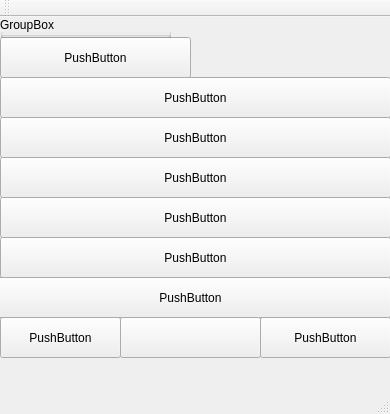
<?xml version="1.0" encoding="UTF-8"?>
<ui version="4.0">
 <class>MainWindow</class>
 <widget class="QMainWindow" name="MainWindow">
  <property name="geometry">
   <rect>
    <x>0</x>
    <y>0</y>
    <width>390</width>
    <height>414</height>
   </rect>
  </property>
  <property name="windowTitle">
   <string>MainWindow</string>
  </property>
  <widget class="QWidget" name="centralWidget">
   <widget class="QPushButton" name="pushButton">
    <property name="geometry">
     <rect>
      <x>0</x>
      <y>20</y>
      <width>191</width>
      <height>41</height>
     </rect>
    </property>
    <property name="styleSheet">
     <string notr="true"/>
    </property>
    <property name="text">
     <string>PushButton</string>
    </property>
   </widget>
   <widget class="QPushButton" name="pushButton_2">
    <property name="geometry">
     <rect>
      <x>0</x>
      <y>60</y>
      <width>391</width>
      <height>41</height>
     </rect>
    </property>
    <property name="text">
     <string>PushButton</string>
    </property>
   </widget>
   <widget class="QPushButton" name="pushButton_3">
    <property name="geometry">
     <rect>
      <x>0</x>
      <y>100</y>
      <width>391</width>
      <height>41</height>
     </rect>
    </property>
    <property name="text">
     <string>PushButton</string>
    </property>
   </widget>
   <widget class="QPushButton" name="pushButton_4">
    <property name="geometry">
     <rect>
      <x>0</x>
      <y>140</y>
      <width>391</width>
      <height>41</height>
     </rect>
    </property>
    <property name="text">
     <string>PushButton</string>
    </property>
   </widget>
   <widget class="QPushButton" name="pushButton_5">
    <property name="geometry">
     <rect>
      <x>0</x>
      <y>180</y>
      <width>391</width>
      <height>41</height>
     </rect>
    </property>
    <property name="text">
     <string>PushButton</string>
    </property>
   </widget>
   <widget class="QPushButton" name="pushButton_6">
    <property name="geometry">
     <rect>
      <x>0</x>
      <y>300</y>
      <width>121</width>
      <height>41</height>
     </rect>
    </property>
    <property name="text">
     <string>PushButton</string>
    </property>
   </widget>
   <widget class="QPushButton" name="pushButton_7">
    <property name="geometry">
     <rect>
      <x>260</x>
      <y>300</y>
      <width>131</width>
      <height>41</height>
     </rect>
    </property>
    <property name="text">
     <string>PushButton</string>
    </property>
   </widget>
   <widget class="QPushButton" name="pushButton_8">
    <property name="geometry">
     <rect>
      <x>0</x>
      <y>220</y>
      <width>391</width>
      <height>41</height>
     </rect>
    </property>
    <property name="text">
     <string>PushButton</string>
    </property>
   </widget>
   <widget class="QGroupBox" name="groupBox">
    <property name="geometry">
     <rect>
      <x>0</x>
      <y>0</y>
      <width>171</width>
      <height>21</height>
     </rect>
    </property>
    <property name="title">
     <string>GroupBox</string>
    </property>
   </widget>
   <widget class="QPushButton" name="pushButton_9">
    <property name="geometry">
     <rect>
      <x>-10</x>
      <y>260</y>
      <width>401</width>
      <height>41</height>
     </rect>
    </property>
    <property name="text">
     <string>PushButton</string>
    </property>
   </widget>
   <widget class="QPushButton" name="pushButton_10">
    <property name="geometry">
     <rect>
      <x>120</x>
      <y>300</y>
      <width>141</width>
      <height>41</height>
     </rect>
    </property>
    <property name="text">
     <string/>
    </property>
   </widget>
  </widget>
  <widget class="QMenuBar" name="menuBar">
   <property name="geometry">
    <rect>
     <x>0</x>
     <y>0</y>
     <width>390</width>
     <height>26</height>
    </rect>
   </property>
  </widget>
  <widget class="QToolBar" name="mainToolBar">
   <attribute name="toolBarArea">
    <enum>TopToolBarArea</enum>
   </attribute>
   <attribute name="toolBarBreak">
    <bool>false</bool>
   </attribute>
  </widget>
  <widget class="QStatusBar" name="statusBar"/>
 </widget>
 <layoutdefault spacing="6" margin="11"/>
 <resources/>
 <connections/>
</ui>
